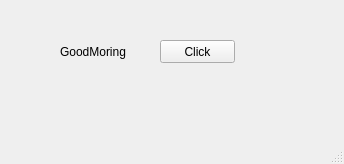
<?xml version="1.0" encoding="UTF-8"?>
<ui version="4.0">
 <class>MainWindow</class>
 <widget class="QMainWindow" name="MainWindow">
  <property name="geometry">
   <rect>
    <x>0</x>
    <y>0</y>
    <width>344</width>
    <height>164</height>
   </rect>
  </property>
  <property name="windowTitle">
   <string>MainWindow</string>
  </property>
  <widget class="QWidget" name="centralwidget">
   <widget class="QPushButton" name="pb">
    <property name="geometry">
     <rect>
      <x>160</x>
      <y>40</y>
      <width>75</width>
      <height>23</height>
     </rect>
    </property>
    <property name="text">
     <string>Click</string>
    </property>
   </widget>
   <widget class="QLabel" name="lbl">
    <property name="geometry">
     <rect>
      <x>60</x>
      <y>42</y>
      <width>91</width>
      <height>20</height>
     </rect>
    </property>
    <property name="text">
     <string>GoodMoring</string>
    </property>
   </widget>
  </widget>
  <widget class="QMenuBar" name="menubar">
   <property name="geometry">
    <rect>
     <x>0</x>
     <y>0</y>
     <width>344</width>
     <height>21</height>
    </rect>
   </property>
  </widget>
  <widget class="QStatusBar" name="statusbar"/>
 </widget>
 <resources/>
 <connections/>
</ui>
